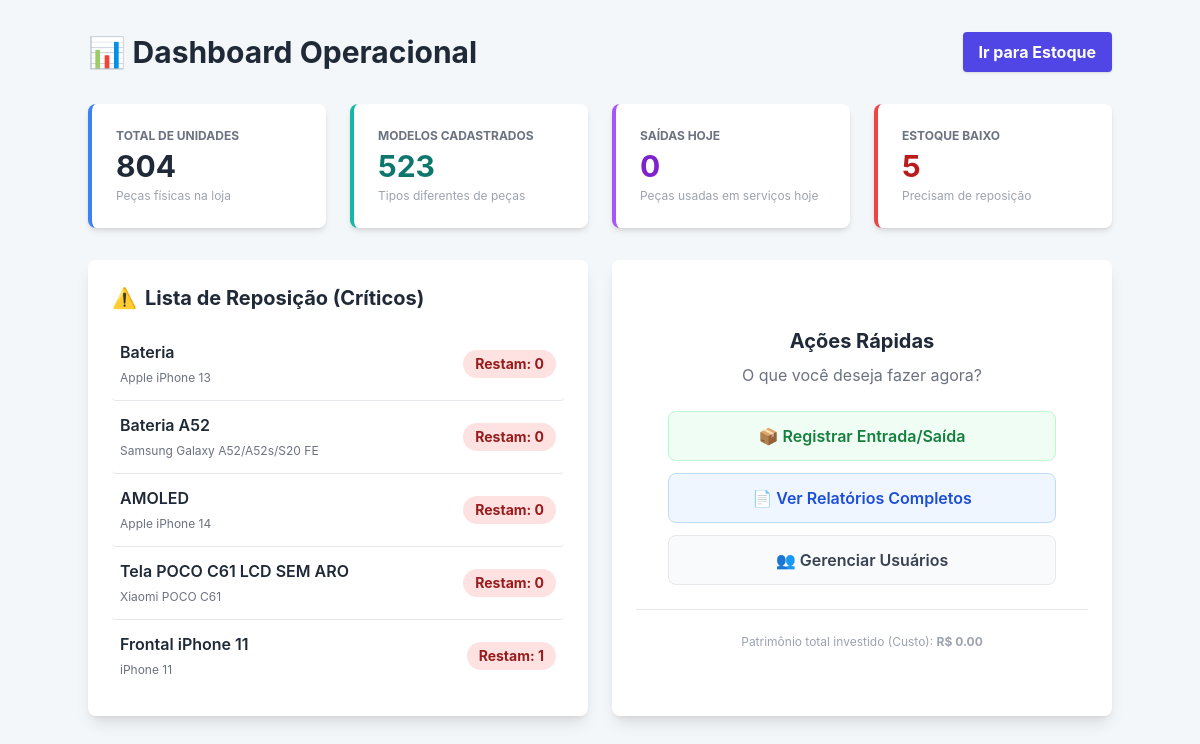
The app's page /estoque/ (signed in), older data.
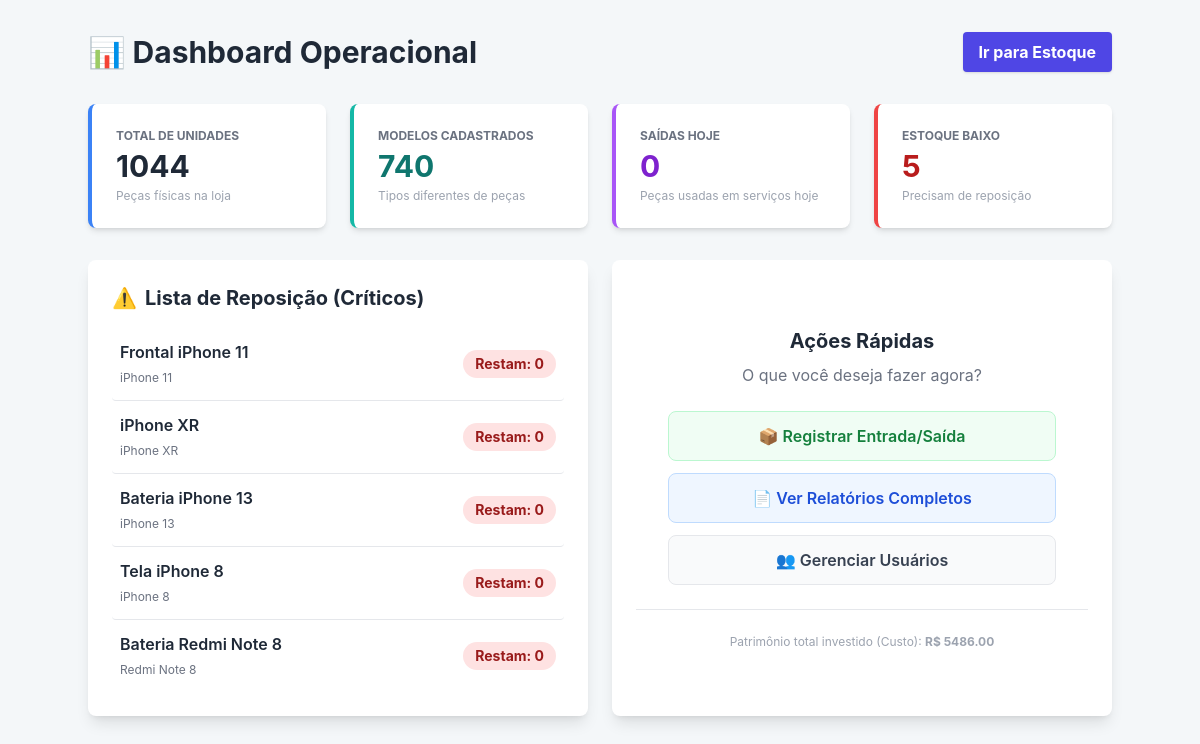
The same page, newer data.
### estoque/models.py (models this page shows, shortened)
class Peca(models.Model):
    nome = models.CharField(max_length=100, verbose_name="Nome da Peça")
    categoria = models.ForeignKey(Categoria, on_delete=models.SET_NULL, null=True, blank=True, verbose_name="Categoria")
    modelo_celular = models.CharField(max_length=50, verbose_name="Modelo do Celular (Ex: iPhone 11)")
    quantidade = models.IntegerField(default=0)
    localizacao = models.CharField(max_length=50, blank=True, null=True, verbose_name="Localização (Prateleira, etc)")
    preco_compra = models.DecimalField(max_digits=8, decimal_places=2, verbose_name="Preço de Compra Unitário")
    preco_venda = models.DecimalField(max_digits=8, decimal_places=2, verbose_name="Preço Sugerido de Venda")
    class Meta:
        verbose_name = "Peça"
        verbose_name_plural = "Peças"
        unique_together = ['nome', 'modelo_celular']

### estoque/views.py (the view)
# urls.py: path('', views.dashboard, name='dashboard'),
@login_required
def dashboard(request):
    total_modelos = Peca.objects.count()
    total_itens_estoque = Peca.objects.aggregate(Sum('quantidade'))['quantidade__sum'] or 0
    hoje = timezone.now().date()
    saidas_hoje = Movimentacao.objects.filter(data_movimentacao__date=hoje, tipo='SAIDA').aggregate(Sum('quantidade_movimentada'))['quantidade_movimentada__sum'] or 0
    valor_custo_total = Peca.objects.aggregate(total=Sum(F('preco_compra') * F('quantidade')))['total'] or 0
    pecas_baixo_estoque = Peca.objects.filter(quantidade__lt=5).order_by('quantidade')[:5]
    contexto = {
        'titulo': 'Dashboard Operacional',
        'total_modelos': total_modelos,
        'total_itens_estoque': total_itens_estoque,
        'saidas_hoje': saidas_hoje,
        'valor_custo_total': valor_custo_total,
        'pecas_baixo_estoque': pecas_baixo_estoque,
    }
    return render(request, 'estoque/dashboard.html', contexto)

### estoque/templates/estoque/dashboard.html (shortened to what the changed rows need)
<!DOCTYPE html>
<html lang="pt-br">
<head>
    <script src="https://cdn.tailwindcss.com"></script>
</head>
<body class="p-4 md:p-8">
    <div class="container mx-auto">
        <div class="flex justify-between items-center mb-8">
            <h1 class="text-3xl font-bold text-gray-800">📊 {{ titulo }}</h1>
        </div>
        <div class="grid grid-cols-1 md:grid-cols-2 lg:grid-cols-4 gap-6 mb-8">
            <div class="bg-white p-6 rounded-lg shadow-md border-l-4 border-blue-500">
                <p class="text-gray-500 text-xs font-bold uppercase mb-1">Total de Unidades</p>
                <p class="text-3xl font-bold text-gray-800">{{ total_itens_estoque }}</p>
                <p class="text-xs text-gray-400 mt-1">Peças físicas na loja</p>
            </div>
            <div class="bg-white p-6 rounded-lg shadow-md border-l-4 border-teal-500">
                <p class="text-gray-500 text-xs font-bold uppercase mb-1">Modelos Cadastrados</p>
                <p class="text-3xl font-bold text-teal-700">{{ total_modelos }}</p>
                <p class="text-xs text-gray-400 mt-1">Tipos diferentes de peças</p>
            </div>
        </div>
        <div class="grid grid-cols-1 lg:grid-cols-2 gap-6">
            <div class="bg-white p-6 rounded-lg shadow-lg">
                <h2 class="text-xl font-bold text-gray-800 mb-4 flex items-center">
                    <span class="text-red-500 mr-2">⚠️</span> Lista de Reposição (Críticos)
                </h2>
                <ul>
                    {% for peca in pecas_baixo_estoque %}
                        <li class="flex justify-between items-center border-b py-3 last:border-0 hover:bg-gray-50 px-2 rounded">
                            <div>
                                <span class="block text-gray-800 font-semibold">{{ peca.nome }}</span>
                                <span class="text-xs text-gray-500">{{ peca.modelo_celular }}</span>
                            </div>
                            <span class="bg-red-100 text-red-800 text-sm font-bold px-3 py-1 rounded-full">
                                Restam: {{ peca.quantidade }}
                            </span>
                        </li>
                    {% empty %}
                        <li class="text-gray-500 italic p-4 text-center">Nenhuma peça com estoque crítico no momento.</li>
                    {% endfor %}
                </ul>
            </div>
            <div class="bg-white p-6 rounded-lg shadow-lg flex flex-col justify-center items-center text-center">
                <h2 class="text-xl font-bold text-gray-800 mb-2">Ações Rápidas</h2>
                <div class="mt-6 pt-6 border-t w-full">
                    <p class="text-xs text-gray-400">Patrimônio total investido (Custo): <strong>R$ {{ valor_custo_total|floatformat:2 }}</strong></p>
                </div>
            </div>
        </div>
    </div>
</body>
</html>

Row changes from the older to the newer data that the page shows:
no longer on this page (row unchanged): Peca: nome "Bateria", modelo_celular "Apple iPhone 13", quantidade "0"
no longer on this page (row unchanged): Peca: nome "Bateria A52", modelo_celular "Samsung Galaxy A52/A52s/S20 FE", quantidade "0"
no longer on this page (row unchanged): Peca: nome "AMOLED", modelo_celular "Apple iPhone 14", quantidade "0"
removed Peca: nome "Tela POCO C61 LCD SEM ARO", modelo_celular "Xiaomi POCO C61", quantidade "0"
changed Peca "Frontal iPhone 11": quantidade "1" → "0"
now on this page (row edited): Peca: nome "iPhone XR", modelo_celular "iPhone XR", quantidade "0"
now on this page (row edited): Peca: nome "Bateria iPhone 13", modelo_celular "iPhone 13", quantidade "0"
now on this page (row edited): Peca: nome "Tela iPhone 8", modelo_celular "iPhone 8", quantidade "0"
now on this page (row edited): Peca: nome "Bateria Redmi Note 8", modelo_celular "Redmi Note 8", quantidade "0"
Text that changed along with them:
{{ total_itens_estoque }}: "804" → "1044"
{{ total_modelos }}: "523" → "740"
{{ valor_custo_total|floatformat:2 }}: "0.00" → "5486.00"
